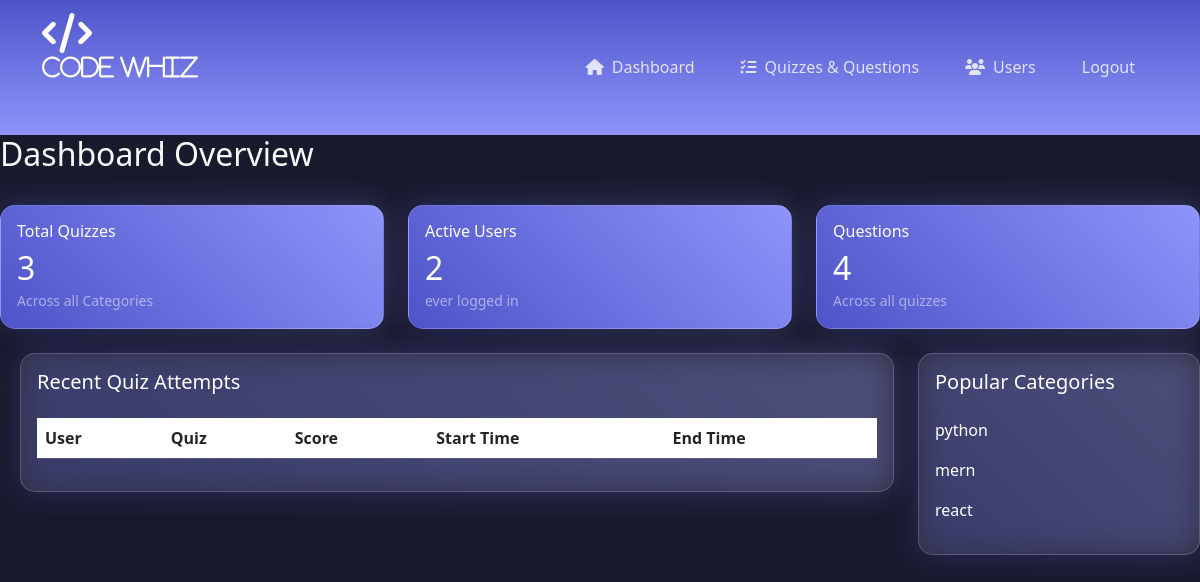
/a_home, run on an earlier commit of the app's database.
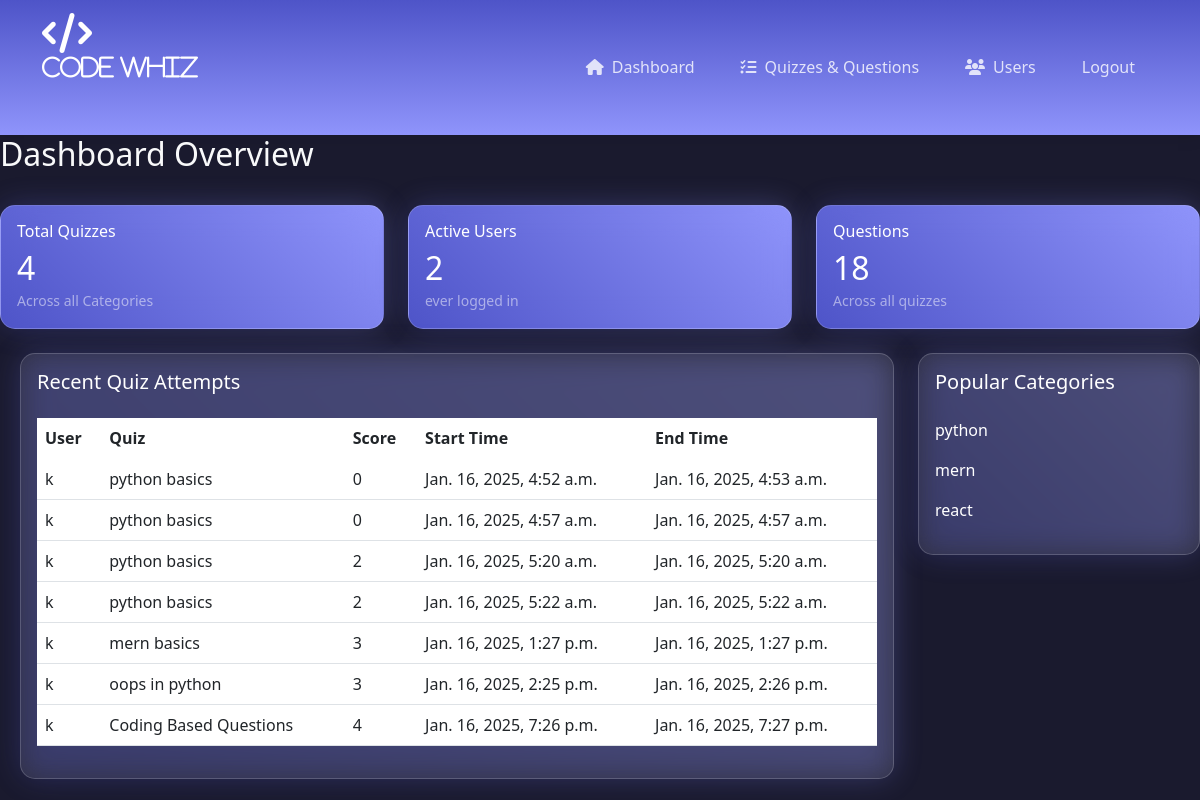
And on a later commit of the database.
### cw_app/models.py (models this page shows, shortened)
class Category(models.Model):
    name = models.CharField(max_length=100)
    description = models.TextField()

class QuizAttempt(models.Model):
    user = models.ForeignKey(User, on_delete=models.CASCADE)
    quiz = models.ForeignKey(Quiz, on_delete=models.CASCADE)
    score = models.IntegerField(default=0)
    start_time = models.DateTimeField(auto_now_add=True)
    end_time = models.DateTimeField(null=True, blank=True)
    completed = models.BooleanField(default=False)

class Quiz(models.Model):
    title = models.CharField(max_length=200)
    category = models.ForeignKey(Category, on_delete=models.CASCADE)
    description = models.TextField()
    time_limit = models.IntegerField()
    created_at = models.DateTimeField(auto_now_add=True)
    status = models.TextField(null=True, blank=True)

### cw_app/views.py (the view)
# urls.py: path('a_home',views.a_home),
def a_home(req):
    total_quizzes = Quiz.objects.count()
    total_questions=Question.objects.count()
    cate=Category.objects.all()
    user=User.objects.exclude(last_login=None).count()
    attempts=QuizAttempt.objects.all()
    return render( req,'admin/a_home.html', {'c':cate,'quizes':total_quizzes,'qns':total_questions,'u':user,
                                             'attempts':attempts})

### templates/admin/a_home.html (shortened to what the changed rows need)
<!DOCTYPE html>
<html lang="en">
<head>
    <link href="https://cdnjs.cloudflare.com/ajax/libs/bootstrap/5.3.0/css/bootstrap.min.css" rel="stylesheet">
    <link href="https://cdnjs.cloudflare.com/ajax/libs/font-awesome/6.4.0/css/all.min.css" rel="stylesheet">
    <link href="https://cdnjs.cloudflare.com/ajax/libs/animate.css/4.1.1/animate.min.css" rel="stylesheet">
</head>
<body>
    <div class="content text-light">
        <div class="d-flex justify-content-between align-items-center mb-4">
            <h2 class="animate__animated animate__fadeIn">Dashboard Overview</h2>
        </div>
        <div class="row g-4 mb-4">
            <div class="col-md-4">
                <div class="card stats-card glow animate__animated animate__fadeInUp">
                    <div class="card-body">
                        <h6 class="card-title">Total Quizzes</h6>
                        <h2 class="mb-0">{{quizes}}</h2>
                        <small class="text-white-50">Across all Categories</small>
                    </div>
                </div>
            </div>
            <div class="col-md-4">
                <div class="card stats-card glow animate__animated animate__fadeInUp" style="animation-delay: 0.1s">
                    <div class="card-body">
                        <h2 class="mb-0">{{u}}</h2>
                    </div>
                </div>
            </div>
            <div class="col-md-4">
                <div class="card stats-card glow animate__animated animate__fadeInUp" style="animation-delay: 0.2s">
                    <div class="card-body">
                        <h6 class="card-title">Questions</h6>
                        <h2 class="mb-0">{{qns}}</h2>
                        <small class="text-white-50">Across all quizzes</small>
                    </div>
                </div>
            </div>
        </div>
        <div class="row g-4">
            <div class="col-md-9">
                <div class="card glow animate__animated animate__fadeInUp" style="animation-delay: 0.4s;margin-left: 20px;">
                    <div class="card-body">
                        <div class="table-responsive">
                            <table class="table">
                                <thead>
                                    <tr>
                                        <th>User</th>
                                        <th>Quiz</th>
                                        <th>Score</th>
                                        <th> Start Time</th>
                                        <th>End Time</th>
                                    </tr>
                                </thead>
                                <tbody>
                                    {% for a in attempts %}
                                        <tr>
                                            <td>{{a.user.first_name}}</td>
                                            <td>{{a.quiz.title}}</td>
                                            <td>{{a.score}}</td>
                                            <td>{{a.start_time}}</td>
                                            <td>{{a.end_time}}</td>
                                        </tr>
                                    {% endfor %}
                                </tbody>
                            </table>
                        </div>
                    </div>
                </div>
            </div>
            <div class="col-md-3">
                <div class="card glow animate__animated animate__fadeInUp" style="animation-delay: 0.5s;">
                    <div class="card-body">
                        {% for c in c %}
                        <div class="d-flex justify-content-between mb-3 text-white">
                                <span>{{c.name}}</span>
                        </div>
                        {% endfor %}
                    </div>
                </div>
            </div>
        </div>
    </div>
</body>
</html>

What changed in the data, as far as the page shows it:
added QuizAttempt: user.first_name "k", quiz "python basics", score "0", start_time "Jan. 16, 2025, 4:52 a.m.", end_time "Jan. 16, 2025, 4:53 a.m."
added QuizAttempt: user.first_name "k", quiz "python basics", score "0", start_time "Jan. 16, 2025, 4:57 a.m.", end_time "Jan. 16, 2025, 4:57 a.m."
added QuizAttempt: user.first_name "k", quiz "python basics", score "2", start_time "Jan. 16, 2025, 5:20 a.m.", end_time "Jan. 16, 2025, 5:20 a.m."
added QuizAttempt: user.first_name "k", quiz "python basics", score "2", start_time "Jan. 16, 2025, 5:22 a.m.", end_time "Jan. 16, 2025, 5:22 a.m."
added QuizAttempt: user.first_name "k", quiz "mern basics", score "3", start_time "Jan. 16, 2025, 1:27 p.m.", end_time "Jan. 16, 2025, 1:27 p.m."
added QuizAttempt: user.first_name "k", quiz "oops in python", score "3", start_time "Jan. 16, 2025, 2:25 p.m.", end_time "Jan. 16, 2025, 2:26 p.m."
added QuizAttempt: user.first_name "k", quiz "Coding Based Questions", score "4", start_time "Jan. 16, 2025, 7:26 p.m.", end_time "Jan. 16, 2025, 7:27 p.m."
Also different on the page:
{{ quizes }}: "3" → "4"
{{ qns }}: "4" → "18"
